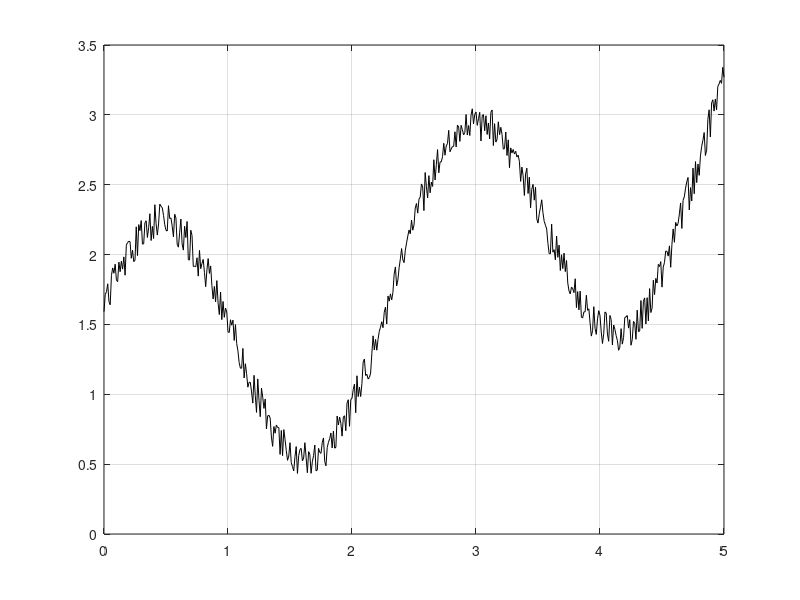

The MATLAB script that drew this image: (Note: this script raises an error after producing the figure.)

a = 2.5;
b = 0.5;
c = 0.2;

x = [0:0.01:5]';
y = x*0.0;

for i=1:length(x)
  y(i) = sin(a*x(i)+b)+exp(c*x(i));
end

dy = (max(y)-min(y))*0.1;
y  = y + dy * rand(length(x),1);

figure(1)
plot(x,y,'k-')
grid on

d.x = x;
d.y = y;
d.a = a;
d.b = b;
d.c = c;
u.x = 'm';
u.y = 'm';
u.a = '-';
u.b = '-';
u.c = '-';
h   = {};

okay = d_data_save('SinusExpBilder_01',d,u,h,'duh');
